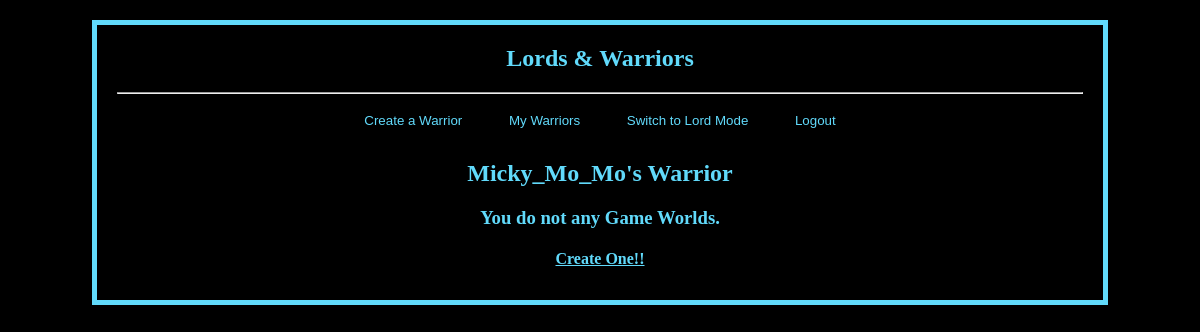
Before: /mywarriors/ (signed in) with the older database file.
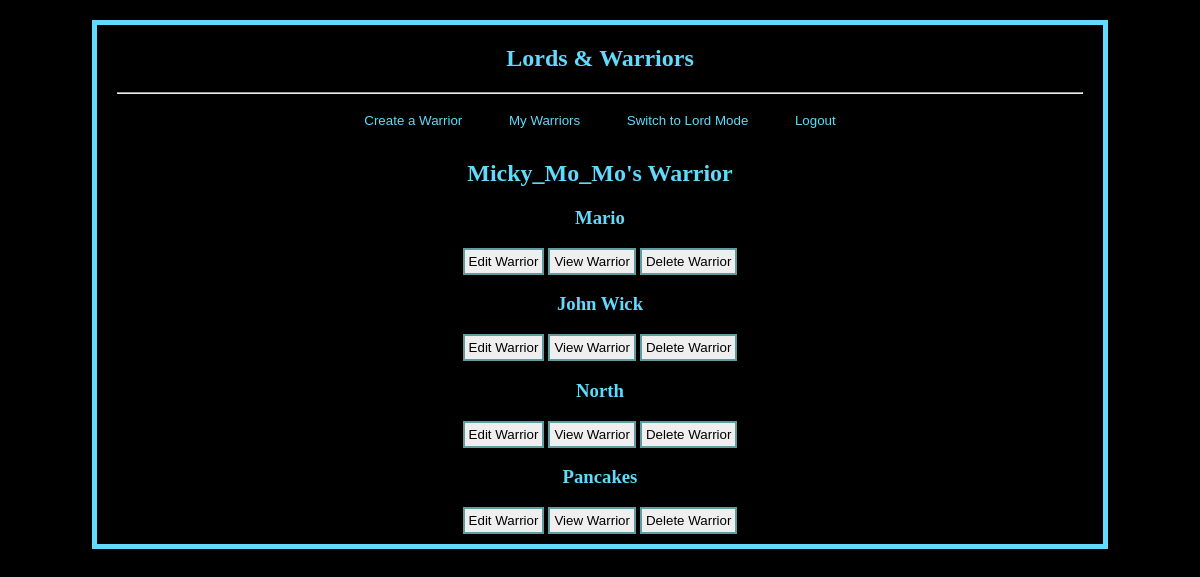
After: the same page with the newer database file.
### DDGameApp/models.py (models this page shows)
class Character(models.Model):
    name = models.CharField(max_length = 25)
    pictureURL = models.CharField(max_length = 200, default = "https://cdn.pixabay.com/photo/2012/04/14/13/35/shield-33957_960_720.png")
    player = models.ForeignKey(User, on_delete= models.CASCADE)
    active = models.CharField(max_length = 25, default="no")
    level = models.IntegerField(default=1)
    experience = models.IntegerField(default=0)
    health = models.IntegerField(default=100)
    baseHealth = models.IntegerField(default=100)
    defense = models.IntegerField(default=10)
    attack = models.IntegerField(default=10)
    critical = models.IntegerField(default=15)
    dodge = models.IntegerField(default=10)
    coins = models.IntegerField(default = 100)

### DDGameApp/views.py (the view)
# urls.py: path('mywarriors/', views.mywar, name = 'mywar'),
def mywar(request):
    long = Character.objects.filter(player = request.user)
    length = len(long)
    return render(request, 'DDGameApp/mywarrior.html',{'war': Character.objects.filter(player = request.user), 'length':length})

### DDGameApp/templates/DDGameApp/mywarrior.html
{% extends 'DDGameApp/player.html' %} {% block play %}   {% load static %}
<section>
    <h2>{{user.username}}'s Warrior</h2>
    {% if length > 0%}
    {%for x in war%}
    <h3>{{x.name}}</h3>
    <button class="butt" onclick=window.location.href="{% url 'editwar' x.id %}" > Edit Warrior</button>
    <button class="butt" onclick=window.location.href="{% url 'viewwar' x.id %}" > View Warrior</button>
    <button class="butt" onclick=window.location.href="{% url 'delwar' x.id %}" >Delete Warrior</button>
    {%endfor%}
    {%else%}
    <h3>You do not any Game Worlds.</h3>
    <h4><a href="{%url 'newwar'%}">Create One!!</a></h4>
    {%endif%}
</section>
{% endblock %}

Changed rows visible on the page:
added Character: name "Mario"
added Character: name "John Wick"
added Character: name "North"
added Character: name "Pancakes"
Other visible differences:
text no longer shown: "You do not any Game Worlds. Create One!!"
